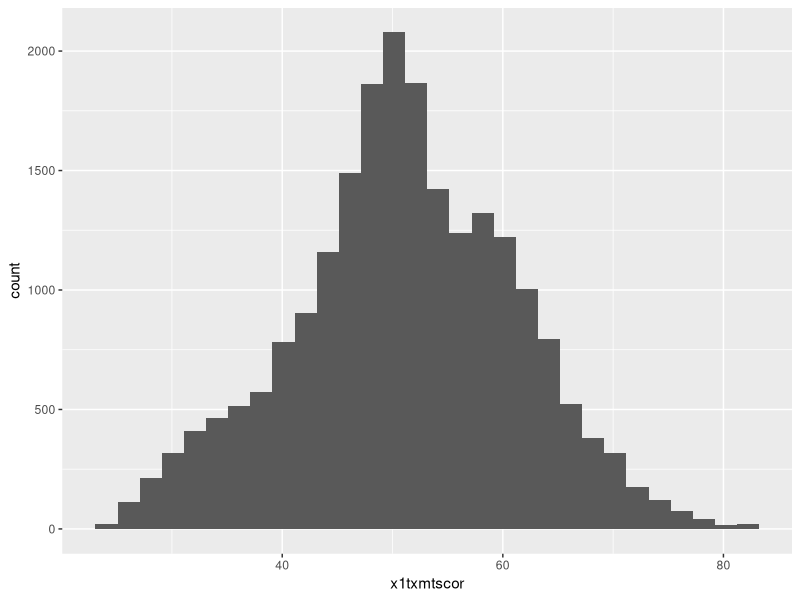
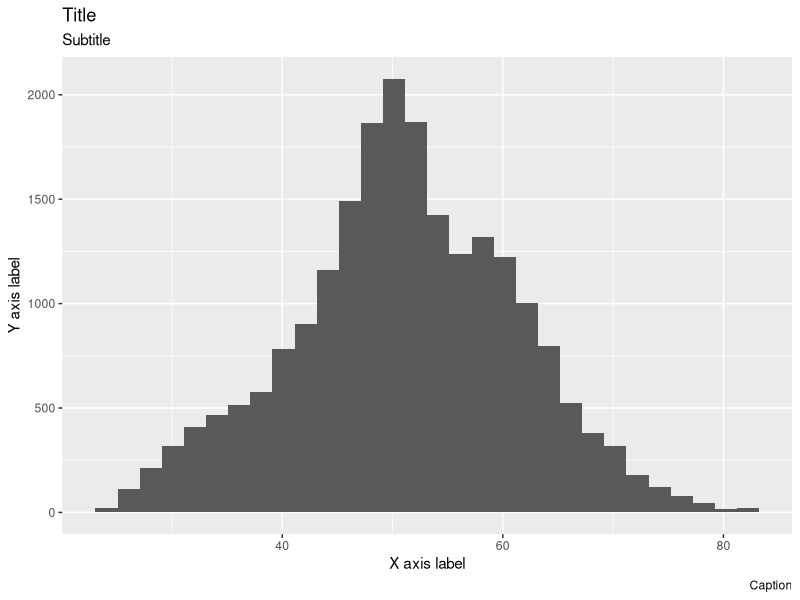
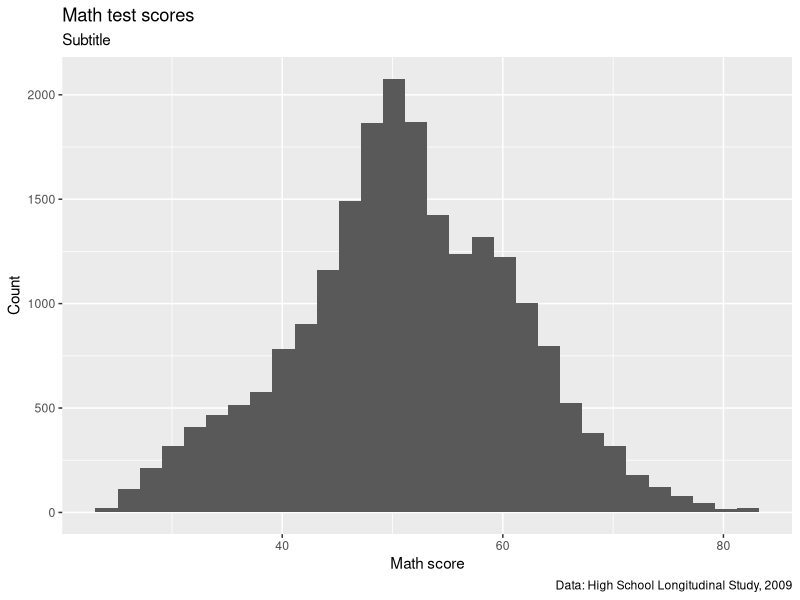
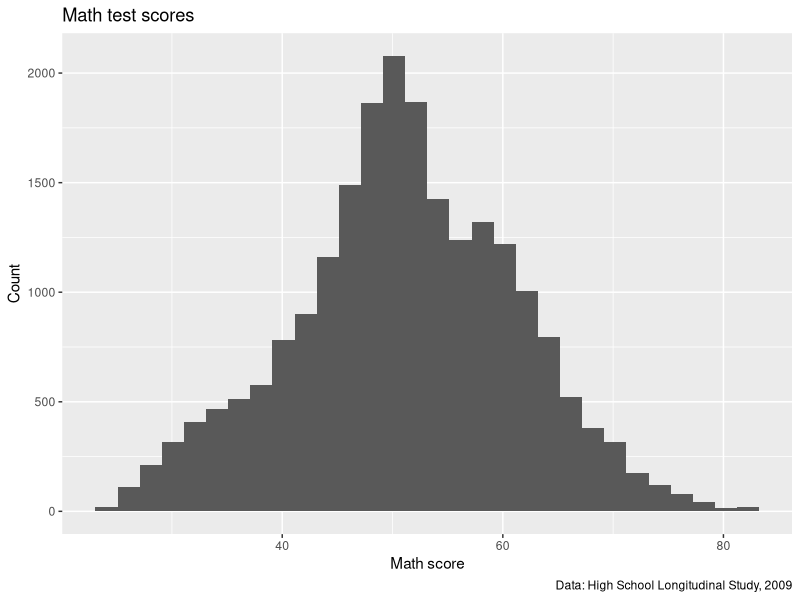
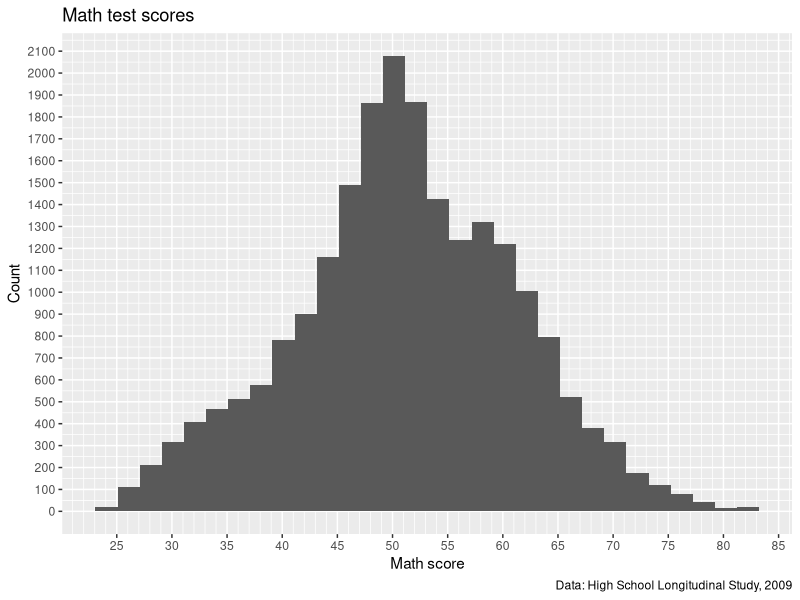

Here is the R script that generated these plots, in order: (Note: this script raises an error after producing the figures.)
## ---- chunk 1
## -----------------------------------------------------------------------------
##
##' [PROJ: EDH 7916]
##' [FILE: Data visualization with ggplot2 - Customization]
##' [INIT: 9 March 2020]
##' [AUTH: Benjamin Skinner @btskinner]
##' [EDIT: Matt Capaldi @ttalVlatt]
##' [EDIT: Jue Wu]
##' [UPDT: 29 January 2025]
##
## -----------------------------------------------------------------------------
## ---- chunk 2
## ---------------------------
##' [Libraries]
## ---------------------------

library(tidyverse)
library(patchwork)
## ---- chunk 3
## ---------------------------
##' [Input data]
## ---------------------------

data <- read_csv(file.path("data", "hsls-small.csv"))
## ---- chunk 4
## -----------------------------------------------------------------------------
##' [Initial plain plot]
## -----------------------------------------------------------------------------

## Drop missing values for math test score
data <- data |>
  filter(x1txmtscor != -8)
## ---- chunk 5
## create histogram using ggplot
p <- ggplot(data = data) +
  geom_histogram(mapping = aes(x = x1txmtscor))

## show
p
## ---- chunk 6
## -----------------------------------------------------------------------------
##' [Titles and captions]
## -----------------------------------------------------------------------------

## Add placeholder titles/labels/captions
p <- p +
  labs(title = "Title",
       subtitle = "Subtitle",
       caption = "Caption",
       x = "X axis label",
       y = "Y axis label")

## show 
p
## ---- chunk 7
## create histogram using ggplot
p <- p +
  labs(title = "Math test scores",
       caption = "Data: High School Longitudinal Study, 2009",
       x = "Math score",
       y = "Count")

## show 
p
## ---- chunk 8

## Remove the subtitle placeholder
p <- p +
  labs(subtitle = NULL)

## show 
p
## ---- chunk 9
## -----------------------------------------------------------------------------
##' [Axis formatting]
## -----------------------------------------------------------------------------

## create histogram using ggplot
p <- p +
    scale_x_continuous(breaks = seq(from = 0, to = 100, by = 5),
                     minor_breaks = seq(from = 0, to = 100, by = 1)) +
  scale_y_continuous(breaks = seq(from = 0, to = 2500, by = 100),
                     minor_breaks = seq(from = 0, to = 2500, by = 50))

## show 
p
## ---- chunk 10
p <- p +
    scale_y_continuous(breaks = seq(from = 0, to = 2500, by = 500),
                     minor_breaks = seq(from = 0, to = 2500, by = 100))

## ---- chunk 11
## -----------------------------------------------------------------------------
##' [Legend labels]
## -----------------------------------------------------------------------------

## add indicator that == 1 if either parent has any college
df <- df |>
  mutate(pared_coll = ifelse(x1paredu >= 3, 1, 0),
         pared_coll = factor(pared_coll,
                             levels = c(0,1),
                             labels = c("No college", "College")))
## ---- chunk 12

p2 <- ggplot(data = df) +
  geom_histogram(mapping = aes(x = x1txmtscor,
                               fill = factor(pared_coll)),
                 alpha = 0.66) +
  ## Below here is just what we had added to p in previous steps
  labs(title = "Math test scores",
       caption = "Data: High School Longitudinal Study, 2009",
       x = "Math score",
       y = "Count") +
      scale_x_continuous(breaks = seq(from = 0, to = 100, by = 5),
                     minor_breaks = seq(from = 0, to = 100, by = 1)) +
    scale_y_continuous(breaks = seq(from = 0, to = 2500, by = 500),
                     minor_breaks = seq(from = 0, to = 2500, by = 100))

## show 
p2
## ---- chunk 13
p2 <- p2 +
  labs(fill = "Parental Education")

p2
## ---- chunk 14
## ---------------------------
##' [Color Scales]
## ---------------------------

## create histogram using ggplot
p2 <- p2 +
  scale_fill_manual(values = c("blue4", "orange2"))

## show 
p2
## ---- chunk 15
## Add a facet wrap for region
p2 <- p2 +
  facet_wrap(~x1sex)

## show 
p2
## ---- chunk 16
## Add a facet wrap for region
p2 <- p2 +
  facet_wrap(~factor(x1sex, levels = c(1,2), labels = c("Male", "Female")),
             scales = "free_y")

## show 
p2
## ---- chunk 17
## Add a facet wrap for region
p2 <- p2 +
  scale_x_continuous(breaks = seq(0, 100, by = 10))

## show 
p2
## ---- chunk 18
## -----------------------------------------------------------------------------
##' [Preset themes]
## -----------------------------------------------------------------------------

## create histogram using ggplot
p2 <- p2 +
  theme_bw()

## show 
p2
## ---- chunk 19

p2 <- p2 +
  theme_linedraw()

## show 
p2
## ---- chunk 20

p2 <- p2 +
  theme(axis.ticks.x = element_line(linewidth = 0.8,
                                    lineend = "round"))

## show 
p2
## ---- chunk 21
## -----------------------------------------------------------------------------
##' [Multiple plots with patchwork]
## -----------------------------------------------------------------------------

## Make a nice looking second plot of math scores by by parental education
p3 <- ggplot(data) +
  geom_boxplot(mapping = aes(x = pared_coll,
                             y = x1txmtscor,
                             fill = pared_coll),
               alpha = 0.66) +
  scale_fill_viridis_d(option = "magma", begin = 0.2, end = 0.8) +
  labs(x = NULL,
       y = "Math Score",
       fill = "Parental Education") +
  theme_linedraw()

## show
p3
## ---- chunk 22
## use plus sign for side by side
p2 + p3
## ---- chunk 23
p2 / p3
## ---- chunk 24
p2 <- p2 +
  scale_fill_viridis_d(option = "magma", begin = 0.2, end = 0.8)

p2 / p3
## ---- chunk 25
p2 / p3 + plot_layout(design = "AAAAA
                                #BBB#")
## ---- chunk 26
p2 / p3 + guide_area() + plot_layout(design = "AAAAA
                                               BBBCC",
                                     guides= "collect")
## ---- chunk 27
p2 <- p2 +
  labs(title = NULL,
       caption = NULL,
       subtitle = "By Sex")

p3 <- p3 +
  labs(subtitle = "Overall")

p2 / p3 + guide_area() + plot_layout(design = "AAAAA
                                               BBBCC",
                                     guides= "collect")
## ---- chunk 28
p2 / p3 + guide_area() + plot_layout(design = "AAAAA
                                               BBBCC",
                                     guides= "collect") +
  plot_annotation(title = "Math Test Scores Differences by Parental Education",
                  caption = "Data: High School Longitudinal Study, 2009")
## ---- chunk 29
patch <- p2 / p3 + guide_area() + plot_layout(design = "AAAAA
                                               BBBCC",
                                     guides= "collect") +
  plot_annotation(title = "Math Test Scores Differences by Parental Education",
                  caption = "Data: High School Longitudinal Study, 2009")
## ---- chunk 30

## -----------------------------------------------------------------------------
##' *END SCRIPT*
## -----------------------------------------------------------------------------
